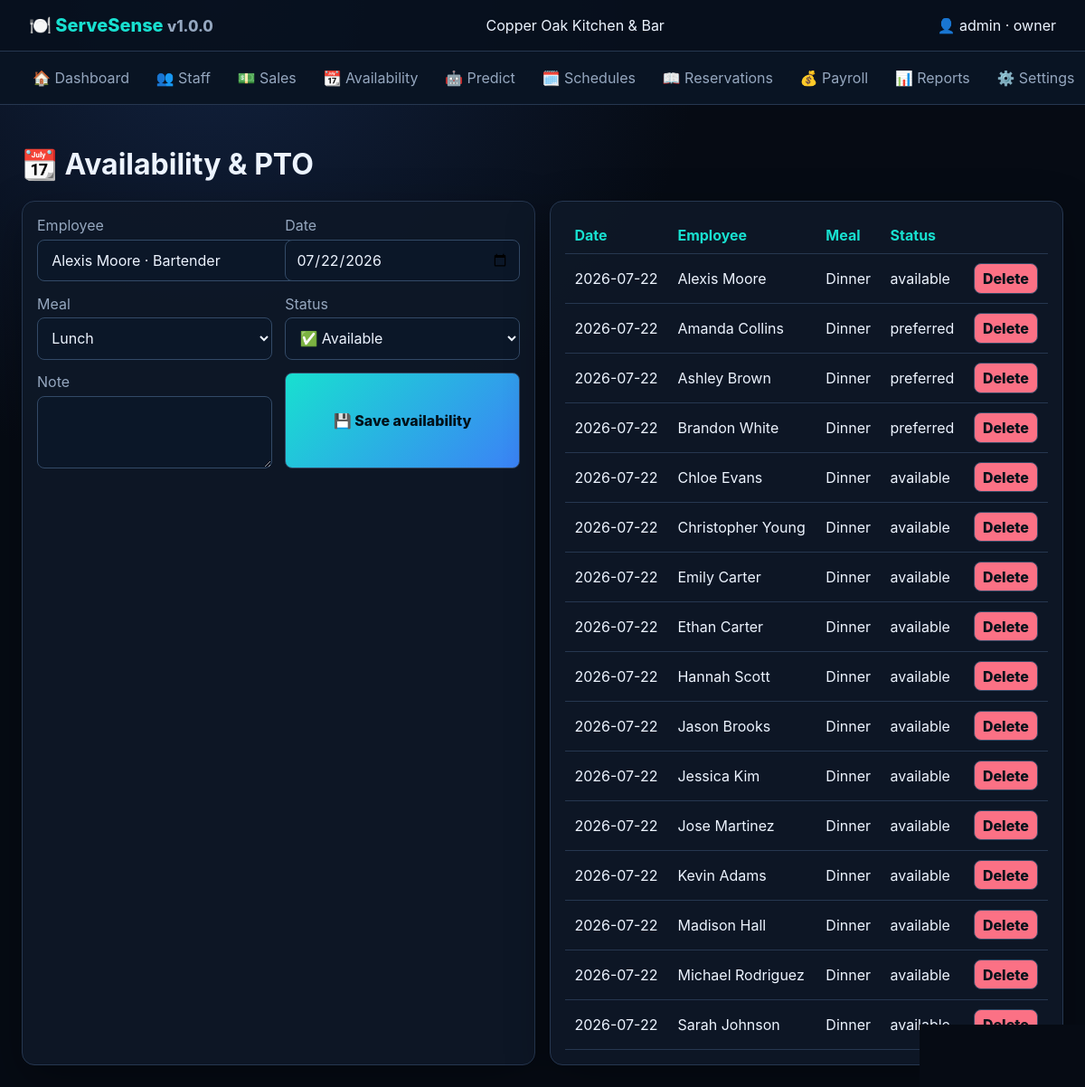
The app's page /availability (signed in) with its own data.
### tables this page shows
CREATE TABLE settings(key TEXT PRIMARY KEY,value TEXT NOT NULL);

CREATE TABLE users(username TEXT PRIMARY KEY,password_hash TEXT NOT NULL,role TEXT NOT NULL DEFAULT 'admin',active INTEGER NOT NULL DEFAULT 1,created_at TEXT NOT NULL);

CREATE TABLE availability(id INTEGER PRIMARY KEY AUTOINCREMENT,staff_id INTEGER NOT NULL,shift_date TEXT NOT NULL,meal TEXT NOT NULL,status TEXT NOT NULL DEFAULT 'available',note TEXT DEFAULT '',UNIQUE(staff_id,shift_date,meal),FOREIGN KEY(staff_id) REFERENCES staff(id) ON DELETE CASCADE);

CREATE TABLE staff(id INTEGER PRIMARY KEY AUTOINCREMENT,name TEXT NOT NULL UNIQUE,department TEXT NOT NULL,role TEXT NOT NULL,email TEXT DEFAULT '',phone TEXT DEFAULT '',hire_date TEXT DEFAULT '',birthday TEXT DEFAULT '',pay_rate REAL NOT NULL DEFAULT 0,pay_type TEXT NOT NULL DEFAULT 'hourly',max_shifts_week INTEGER NOT NULL DEFAULT 5,active INTEGER NOT NULL DEFAULT 1,certifications TEXT DEFAULT '',notes TEXT DEFAULT '',created_at TEXT NOT NULL);

### app/web.py (the view, shortened to what this page needs)
    @app.route('/availability',methods=['GET','POST'])
    @login_required
    def availability():
        with connect() as c:
            people=c.execute("SELECT id,name,role FROM staff WHERE active=1 ORDER BY name").fetchall(); rows=c.execute("SELECT a.*,s.name,s.role FROM availability a JOIN staff s ON s.id=a.staff_id ORDER BY shift_date DESC,name LIMIT 150").fetchall()
        return render_template('availability.html',people=people,rows=rows,today=date.today().isoformat())

### app/web.py (called while the page is built)
def connect():
    c=sqlite3.connect(DB); c.row_factory=sqlite3.Row; c.execute("PRAGMA foreign_keys=ON"); return c

@login_manager.user_loader
def load_user(uid):
    with connect() as c: r=c.execute("SELECT username,role,active FROM users WHERE username=?",(uid,)).fetchone()
    return User(r["username"],r["role"]) if r and r["active"] else None

def setting(c,key,default=''):
    r=c.execute("SELECT value FROM settings WHERE key=?",(key,)).fetchone(); return r[0] if r else default

    @property
    def is_owner(self): return self.role == "owner"

### app/templates/availability.html
{% extends 'base.html' %}{% block content %}<h1>📆 Availability & PTO</h1><div class="grid2"><section class="panel"><form method="post" class="formgrid"><label>Employee<select name="staff_id" required>{% for p in people %}<option value="{{ p.id }}">{{ p.name }} · {{ p.role }}</option>{% endfor %}</select></label><label>Date<input type="date" name="shift_date" value="{{ today }}" required></label><label>Meal<select name="meal"><option>Lunch</option><option>Dinner</option><option>Brunch</option><option>Open</option></select></label><label>Status<select name="status"><option value="available">✅ Available</option><option value="preferred">⭐ Preferred</option><option value="unavailable">⛔ Unavailable</option><option value="pto">🏖️ PTO</option></select></label><label>Note<textarea name="note"></textarea></label><button>💾 Save availability</button></form></section><section class="panel"><div class="tablewrap"><table><tr><th>Date</th><th>Employee</th><th>Meal</th><th>Status</th><th></th></tr>{% for r in rows %}<tr><td>{{ r.shift_date }}</td><td>{{ r.name }}</td><td>{{ r.meal }}</td><td>{{ r.status }}</td><td><form method="post" action="{{ url_for('availability_delete',aid=r.id) }}"><button class="mini danger">Delete</button></form></td></tr>{% endfor %}</table></div></section></div>{% endblock %}

### app/templates/base.html (shortened to what this page needs)
<!doctype html><html lang="en"><head><link rel="stylesheet" href="{{ url_for('static',filename='app.css') }}"></head>
<body><header><a class="brand" href="{{ url_for('dashboard') }}">🍽️ ServeSense <small>v{{ app_version }}</small></a><div>{{ restaurant_name }}</div><div>👤 {{ current_user.id }} · {{ current_user.role }}</div></header>
<nav>{% for label,endpoint in [('🏠 Dashboard','dashboard'),('👥 Staff','staff'),('💵 Sales','sales'),('📆 Availability','availability'),('🤖 Predict','predict'),('🗓️ Schedules','schedules'),('📖 Reservations','reservations'),('💰 Payroll','payroll'),('📊 Reports','reports'),('⚙️ Settings','settings')] %}<a href="{{ url_for(endpoint) }}">{{ label }}</a>{% endfor %}</nav>
<main>{% with messages=get_flashed_messages(with_categories=true) %}{% for category,message in messages %}<div class="flash {{ category }}">{{ message }}</div>{% endfor %}{% endwith %}{% block content %}{% endblock %}</main></body></html>

### app/static/app.css (style rules this page uses)
:root { --bg:#060b14;--panel:rgba(15,24,40,.92);--line:#263750;--text:#edf4ff;--muted:#95a7bf;--cyan:#18e0d0;--purple:#8b5cf6;--danger:#fb7185 }
* { box-sizing:border-box }
body { margin:0;background:radial-gradient(circle at 20% 0,#12223f 0,transparent 35%),var(--bg);color:var(--text);font-family:Inter,ui-sans-serif,system-ui,sans-serif }
header { display:flex;gap:2rem;justify-content:space-between;align-items:center;padding:1rem 2rem;background:#07101de8;border-bottom:1px solid var(--line);position:sticky;top:0;z-index:10 }
.brand { font-size:1.25rem;font-weight:800;color:var(--cyan);text-decoration:none }
.brand small { color:var(--muted) }
nav { display:flex;gap:.35rem;align-items:center;overflow:auto;padding:.65rem 1.5rem;background:#091423;border-bottom:1px solid var(--line) }
nav a,.linkbtn { white-space:nowrap;color:var(--muted);padding:.55rem .75rem;text-decoration:none;background:transparent;border:0 }
main { max-width:1500px;margin:auto;padding:1.5rem }
.stats article,.panel,.person { background:var(--panel);border:1px solid var(--line);border-radius:14px;padding:1rem;box-shadow:0 16px 50px #0005 }
.grid2 { display:grid;grid-template-columns:1fr 1fr;gap:1rem;margin-top:1rem }
.panel { overflow:auto }
.formgrid { display:grid;grid-template-columns:repeat(2,minmax(0,1fr));gap:.9rem }
label { display:grid;gap:.35rem;color:var(--muted) }
input,select,textarea,button,.button { font:inherit;border-radius:8px;border:1px solid #334a67;padding:.7rem;background:#0b1728;color:var(--text) }
textarea { min-height:80px }
button,.button { background:linear-gradient(135deg,var(--cyan),#3b82f6);color:#02121a;font-weight:800;cursor:pointer;text-decoration:none;text-align:center }
.mini { padding:.35rem .55rem }
.danger { background:var(--danger) }
table { width:100%;border-collapse:collapse }
th,td { text-align:left;padding:.65rem;border-bottom:1px solid var(--line) }
th { color:var(--cyan) }

### records on screen
settings: value "Copper Oak Kitchen & Bar"
users: id "admin", role "owner"
availability: shift_date "2026-07-22", name "Alexis Moore", meal "Dinner", status "available"
availability: shift_date "2026-07-22", name "Amanda Collins", meal "Dinner", status "preferred"
availability: shift_date "2026-07-22", name "Ashley Brown", meal "Dinner", status "preferred"
availability: shift_date "2026-07-22", name "Brandon White", meal "Dinner", status "preferred"
availability: shift_date "2026-07-22", name "Chloe Evans", meal "Dinner", status "available"
availability: shift_date "2026-07-22", name "Christopher Young", meal "Dinner", status "available"
availability: shift_date "2026-07-22", name "Emily Carter", meal "Dinner", status "available"
availability: shift_date "2026-07-22", name "Ethan Carter", meal "Dinner", status "available"
availability: shift_date "2026-07-22", name "Hannah Scott", meal "Dinner", status "available"
availability: shift_date "2026-07-22", name "Jason Brooks", meal "Dinner", status "available"
availability: shift_date "2026-07-22", name "Jessica Kim", meal "Dinner", status "available"
availability: shift_date "2026-07-22", name "Jose Martinez", meal "Dinner", status "available"
availability: shift_date "2026-07-22", name "Kevin Adams", meal "Dinner", status "available"
availability: shift_date "2026-07-22", name "Madison Hall", meal "Dinner", status "available"
availability: shift_date "2026-07-22", name "Michael Rodriguez", meal "Dinner", status "available"
availability: shift_date "2026-07-22", name "Sarah Johnson", meal "Dinner", status "available"

### other values on screen
{{ app_version }} "1.0.0"
{{ label }} "🏠 Dashboard" "👥 Staff" "💵 Sales" "📆 Availability" "🤖 Predict" "🗓️ Schedules" "📖 Reservations" "💰 Payroll" "📊 Reports" "⚙️ Settings"
form field staff_id "Alexis Moore · Bartender"
